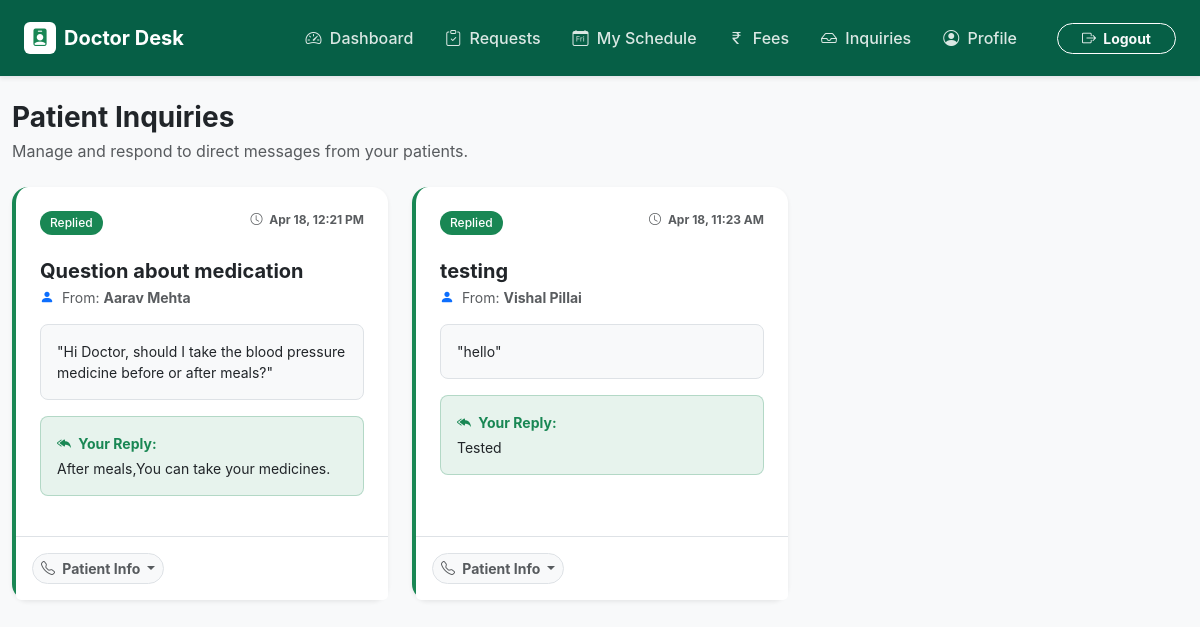
/doctor/inquiries.php (signed in), run on the app's committed database.
### tables this page shows
CREATE TABLE `patient_inquiries` (
  `id` int(11) NOT NULL,
  `patient_id` int(11) NOT NULL,
  `doctor_id` int(11) NOT NULL,
  `subject` varchar(255) NOT NULL,
  `message` text NOT NULL,
  `reply_message` text DEFAULT NULL,
  `status` enum('Unread','Read','Replied') DEFAULT 'Unread',
  `created_at` timestamp NOT NULL DEFAULT current_timestamp()
);

CREATE TABLE `patients` (
  `id` int(11) NOT NULL,
  `name` varchar(100) NOT NULL,
  `email` varchar(100) DEFAULT NULL,
  `phone` varchar(15) DEFAULT NULL,
  `password` varchar(255) NOT NULL,
  `created_at` timestamp NOT NULL DEFAULT current_timestamp()
);

### doctor/inquiries.php (the view, shortened to what this page needs)
<?php
include "../includes/db.php";
$doctor_id = $_SESSION['doctor_id'];
$query = "SELECT pi.*, p.name as patient_name, p.email, p.phone
          FROM patient_inquiries pi
          JOIN patients p ON pi.patient_id = p.id
          WHERE pi.doctor_id = '$doctor_id'
          ORDER BY pi.created_at DESC";
$result = mysqli_query($conn, $query);
include "../includes/doctor-header.php";
?>
<div class="container-fluid pb-5">
    <div class="row mb-4 align-items-end">
        <div class="col-md-6">
            <h3 class="fw-bold text-dark mb-1">Patient Inquiries</h3>
            <p class="text-muted mb-0">Manage and respond to direct messages from your patients.</p>
        </div>
    </div>
    <div class="row g-4">
        <?php
        if (mysqli_num_rows($result) > 0) {
            while ($row = mysqli_fetch_assoc($result)) {
                $card_border = "border-start border-4 border-secondary";
                $badge_class = "bg-secondary";
                if ($row['status'] == 'Unread') {
                    $card_border = "border-start border-4 border-primary";
                    $badge_class = "bg-primary";
                } elseif ($row['status'] == 'Replied') {
                    $card_border = "border-start border-4 border-success";
                    $badge_class = "bg-success";
                }
        ?>
        <div class="col-md-6 col-lg-4">
            <div class="card <?php echo $card_border; ?> border-top-0 border-bottom-0 border-end-0 shadow-sm rounded-4 h-100 d-flex flex-column">
                <div class="card-body p-4 flex-grow-1">
                    <div class="d-flex justify-content-between align-items-start mb-3">
                        <span class="badge <?php echo $badge_class; ?> rounded-pill mb-2"><?php echo $row['status']; ?></span>
                        <small class="text-muted fw-bold" style="font-size: 0.75rem;">
                            <i class="bi bi-clock me-1"></i> <?php echo date('M d, h:i A', strtotime($row['created_at'])); ?>
                        </small>
                    </div>
                    <h5 class="fw-bold text-dark mb-1"><?php echo htmlspecialchars($row['subject']); ?></h5>
                    <p class="small text-muted mb-3"><i class="bi bi-person-fill text-primary me-1"></i> From: <strong><?php echo htmlspecialchars($row['patient_name']); ?></strong></p>
                    <div class="bg-light p-3 rounded-3 mb-3 small text-dark border">
                        "<?php echo nl2br(htmlspecialchars($row['message'])); ?>"
                    </div>
                    <?php if (!empty($row['reply_message'])) { ?>
                        <div class="bg-success bg-opacity-10 p-3 rounded-3 mb-3 small text-dark border border-success border-opacity-25">
                            <strong class="text-success d-block mb-1"><i class="bi bi-reply-all-fill me-1"></i> Your Reply:</strong>
                            <?php echo nl2br(htmlspecialchars($row['reply_message'])); ?>
                        </div>
                    <?php } ?>
                </div>
                <div class="card-footer bg-white border-top p-3">
                    <div class="d-flex align-items-center justify-content-between">
                        <div class="dropdown">
                            <button class="btn btn-sm btn-light border rounded-pill dropdown-toggle text-muted fw-bold" type="button" data-bs-toggle="dropdown">
                                <i class="bi bi-telephone me-1"></i> Patient Info
                            </button>
                        </div>
                    </div>
                </div>
            </div>
        </div>
        <?php
            }
        } else {
            echo '<div class="col-12"><div class="alert alert-light text-center border-0 shadow-sm rounded-4 py-5 text-muted"><i class="bi bi-inbox fs-1 d-block mb-3 opacity-50"></i>You have no patient inquiries at this time.</div></div>';
        }
        ?>
    </div>
</div>
<?php
include "../includes/footer.php";
?>

### assets/css/react-theme.css (style rules this page uses)
:root { --primary: #2563eb; --primary-dark: #1e40af; --bg-main: #f5f7fb; --bg-card: #ffffff; --text-dark: #1f2937; --text-muted: #6b7280; --border-light: #e5e7eb; }
body { margin: 0; font-family: "Inter", "Segoe UI", Arial, sans-serif; background-color: var(--bg-main); color: var(--text-dark); }
.card { background: var(--bg-card); border-radius: 12px; border: 1px solid var(--border-light); box-shadow: 0 10px 25px rgba(0, 0, 0, 0.04); }
.badge { padding: 6px 10px; font-size: 12px; border-radius: 20px; font-weight: 500; }

### includes/doctor-header.php (style rules this page uses)
body { background-color: #f8f9fa; }

### data on the page
patient_inquiries: status "Replied", created_at "Apr 18, 12:21 PM", subject "Question about medication", patient.name "Aarav Mehta", message "Hi Doctor, should I take the blood pressure medicine before or after meals?", reply_message "After meals,You can take your medicines."
patient_inquiries: status "Replied", created_at "Apr 18, 11:23 AM", subject "testing", patient.name "Vishal Pillai", message "hello", reply_message "Tested"
